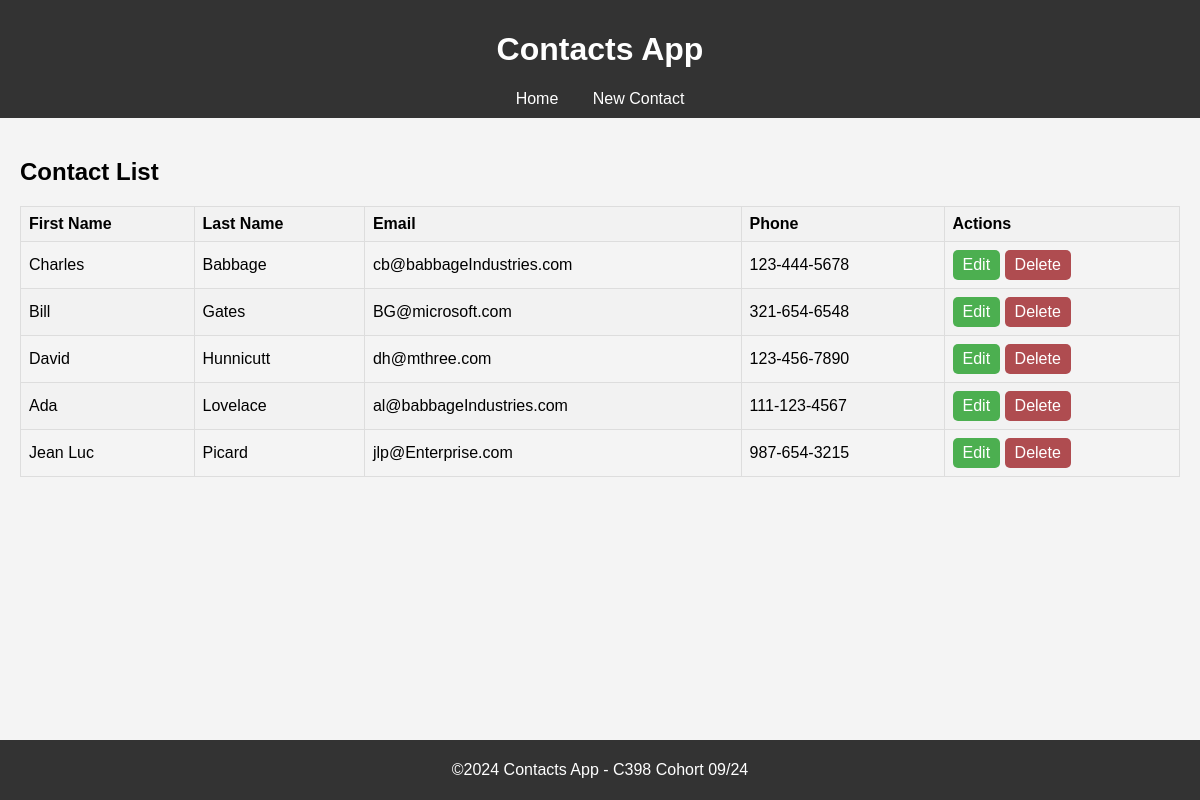
The page /contacts/ on the database as committed earlier.
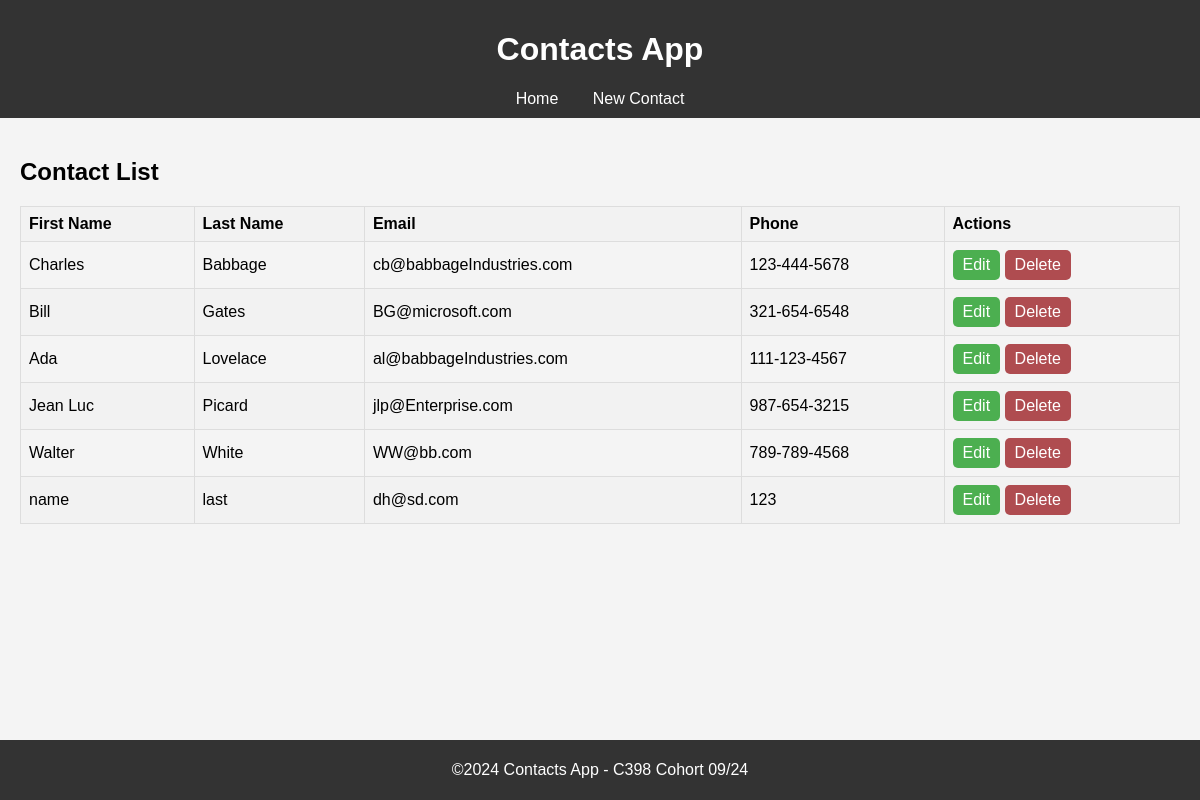
The same page on the database as committed later.
### contacts/models.py (models this page shows, shortened)
class Contact(models.Model):
    first_name = models.CharField(max_length=50)
    last_name = models.CharField(max_length=50)
    email = models.EmailField(unique=True)
    phone_number = models.CharField(max_length=15, blank=True)

### contacts/views.py (the view)
# urls.py: path('', views.contact_list, name='contact_list'),
def contact_list(request):
    contacts = Contact.objects.all().order_by('last_name')
    return render(request, 'contacts/contact_list.html', {'contacts': contacts})

### contacts/templates/contacts/contact_list.html (shortened to what this page needs)
{% extends 'base.html' %}
{% block content %}
<h2>Contact List</h2>
<table class="table table-striped">
    <thead>
        <tr>
            <th>First Name</th>
            <th>Last Name</th>
            <th>Email</th>
            <th>Phone</th>
            <th>Actions</th>
        </tr>
    </thead>
    <tbody>
    {% for contact in contacts %}
        <tr>
            <td>{{ contact.first_name }}</td>
            <td>{{ contact.last_name }}</td>
            <td>{{ contact.email }}</td>
            <td>{{ contact.phone_number }}</td>
            <td>
                <a href="{% url 'contact_update' contact.pk %}" class="editButton">Edit</a>
                <a href="{% url 'contact_delete' contact.pk %}" class="deleteButton">Delete</a>
            </td>
        </tr>
    {% endfor %}
    </tbody>
</table>
{% endblock %}

### contacts/templates/base.html (shortened to what this page needs)
<!DOCTYPE html>
<html lang="en">
<head>
    {% load static %}
    <link rel="stylesheet" href="{% static 'css/styles.css' %}">
</head>
<body>
    <header>
        <h1>Contacts App</h1>
        <nav>
            <a href="{% url 'contact_list' %}">Home</a>
            <a href="{% url 'contact_create' %}">New Contact</a>
        </nav>
    </header>
    <main>
        {% block content %}{% endblock %}
    </main>
    <footer>
        <p>©2024 Contacts App - C398 Cohort 09/24</p>
    </footer>
</body>
</html>

### contacts/static/css/styles.css (style rules this page uses)
body { font-family: Arial, sans-serif; background-color: #f4f4f4; margin: 0; padding: 0; }
header { background-color: #333; color: #fff; padding: 10px 0; text-align: center; position: sticky; top: 0; }
footer { background-color: #333; color: #fff; text-align: center; padding: 5px 0; position: fixed; width: 100%; bottom: 0; }
nav a { color: #fff; margin: 0 15px; text-decoration: none; }
main { padding: 20px; }
table { width: 100%; border-collapse: collapse; margin-bottom: 50px; }
table, th, td { border: 1.5px solid #ddd; }
th, td { padding: 8px; text-align: left; }
th { background-color: #f2f2f2; }
tr:nth-child(even) { background-color: #f2f2f2; }
.editButton { display: inline-block; padding: 6px 10px; font-size: 16px; color: white; background-color: #4CAF50; text-align: center; text-decoration: none; border-radius: 5px; border: none; cursor: pointer; }
.deleteButton { display: inline-block; padding: 6px 10px; font-size: 16px; color: white; background-color: #AF4C50; text-align: center; text-decoration: none; border-radius: 5px; border: none; cursor: pointer; }

Rows that differ between the two databases and show on the page:
removed Contact: first_name "David", last_name "Hunnicutt", email "dh@mthree.com", phone_number "123-456-7890"
added Contact: first_name "Walter", last_name "White", email "WW@bb.com", phone_number "789-789-4568"
added Contact: first_name "name", last_name "last", email "dh@sd.com", phone_number "123"
